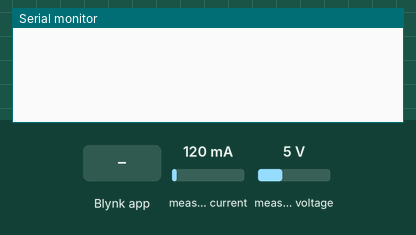
Recording of a sketch running on a simulated ESP32. On the bench: the last lines printed to the serial monitor. The test bench sets the inputs (shaded band); at power-on: measured current 120 mA, measured voltage 5 V. WiFi joins after 1.5 s; servers stay silent unless stated.

Above: at 3.0 s.
3.1 s: Blynk app writes 1 to V4
At 4.2 s:
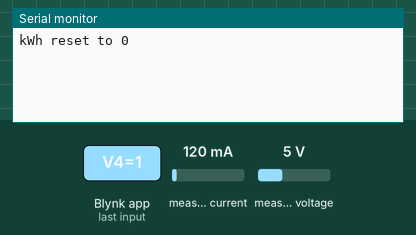
8.7 s: measured current set to 40 mA
At 9.8 s:
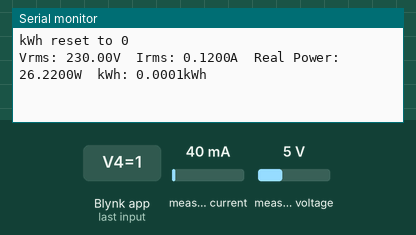
10.2 s: measured voltage set to 0.3 V
11.7 s: measured current set to 500 mA
At 12.5 s:
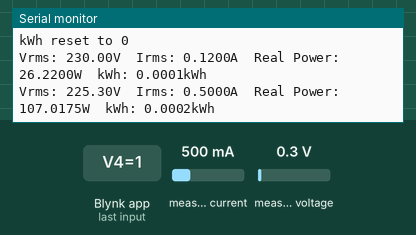

Measured:
- after the input at 3.1 s, the serial monitor: prints a new line at once (image 1)
- after the input at 11.7 s, the serial monitor: prints a new line after 0.51 s (image 3)

The sketch:

CODE.ino
```cpp
#define BLYNK_PRINT Serial
#define BLYNK_TEMPLATE_ID "TMPL30Es1Pbrz"
#define BLYNK_TEMPLATE_NAME "Power Monitoring System"
#define BLYNK_AUTH_TOKEN "3ywvmY_5QmOLBM5Iz6bfdKga7VjKdsaw"

#include "EmonLib.h"   // https://github.com/openenergymonitor/EmonLib
#include <WiFi.h>
#include <WiFiClient.h>
#include <BlynkSimpleEsp32.h>

EnergyMonitor emon;
#define vCalibration 115     // Voltage calibration factor
#define currCalibration 2.5  // Current calibration factor

BlynkTimer timer;

char ssid[] = "H";
char pass[] = "12345679";

float kWh = 0;
unsigned long lastmillis = millis();

// --- Function to get Load Status ---
String getLoadStatus(float power) {
  if (power < 200) return "Low Load";
  else if (power < 400) return "Medium Load";
  else return "High Load";
}

// --- Reset kWh function ---
BLYNK_WRITE(V4)  // Reset Button on V4
{
  int pinValue = param.asInt();
  if (pinValue == 1) {
    kWh = 0;
    Serial.println("kWh reset to 0");
    Blynk.virtualWrite(V3, kWh);
  }
}

void myTimerEvent() {
  emon.calcVI(40, 2000);  // Higher samples for better accuracy

  float Vrms = emon.Vrms;
  float Irms = emon.Irms;
  float realPower = emon.realPower;

  // --- Eliminate noise readings ---
  if (Irms < 0.1) Irms = 0;
  if (realPower < 5) realPower = 0;

  // Update energy (kWh)
  unsigned long currentMillis = millis();
  kWh += realPower * (currentMillis - lastmillis) / 3600000000.0;
  lastmillis = currentMillis;

  // --- Print and send to Blynk ---
  Serial.print("Vrms: "); Serial.print(Vrms, 2); Serial.print("V\t");
  Serial.print("Irms: "); Serial.print(Irms, 4); Serial.print("A\t");
  Serial.print("Real Power: "); Serial.print(realPower, 4); Serial.print("W\t");
  Serial.print("kWh: "); Serial.print(kWh, 4); Serial.println("kWh");

  Blynk.virtualWrite(V0, Vrms);
  Blynk.virtualWrite(V1, Irms);
  Blynk.virtualWrite(V2, realPower);
  Blynk.virtualWrite(V3, kWh);

  // --- Load Status + Color ---
  String loadStatus = getLoadStatus(realPower);
  Blynk.virtualWrite(V5, loadStatus);

  if (realPower < 200) {
    Blynk.setProperty(V5, "color", "#23C48E"); // Green
  } else if (realPower < 400) {
    Blynk.setProperty(V5, "color", "#ED9D00"); // Yellow
  } else {
    Blynk.setProperty(V5, "color", "#D3435C"); // Red
  }
}

void setup() {
  Serial.begin(115200);
  emon.voltage(35, vCalibration, 1.7);  // Voltage: pin 35
  emon.current(34, currCalibration);   // Current: pin 34

  Blynk.begin(BLYNK_AUTH_TOKEN, ssid, pass);
  timer.setInterval(5000L, myTimerEvent);  // Every 5 seconds
}

void loop() {
  Blynk.run();
  timer.run();
}
```
